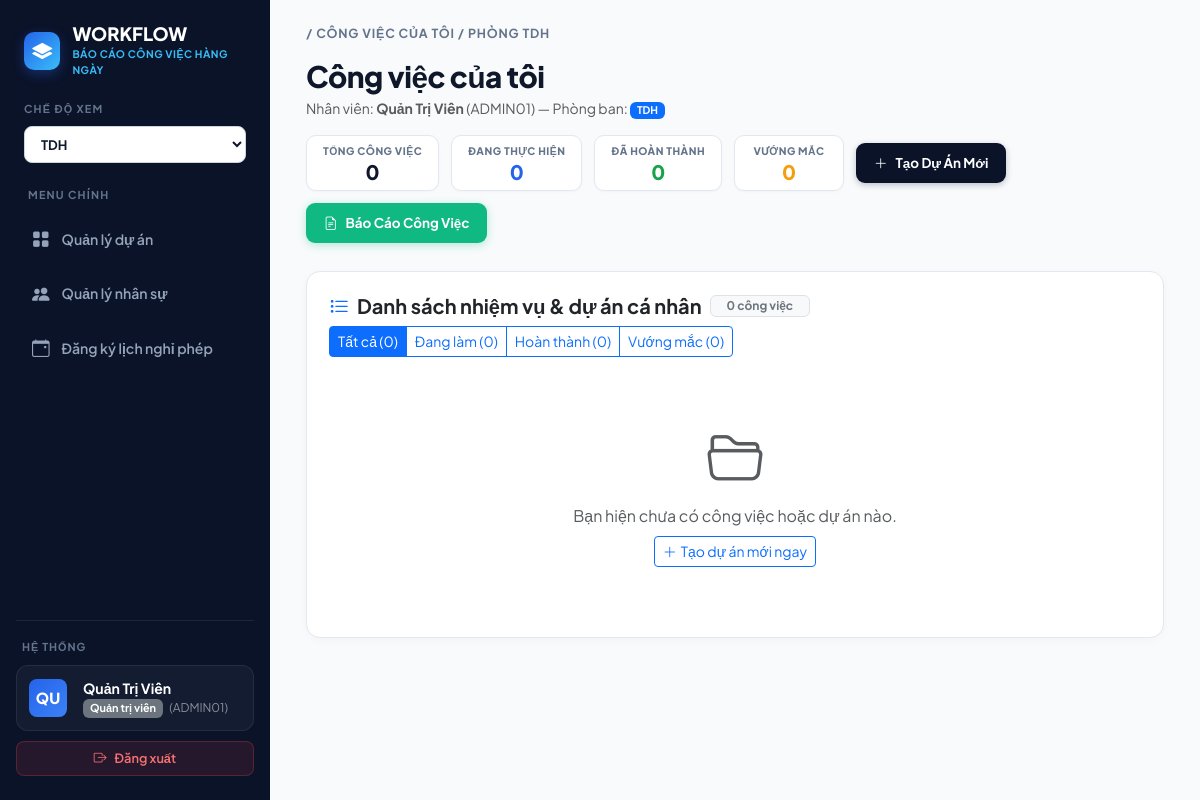
The app's page /user/tasks (signed in) with its own data.
### app.py (models this page shows)
class Employee(db.Model):
    __tablename__ = 'employee'
    id = db.Column(db.Integer, primary_key=True)
    employee_code = db.Column(db.String(50), unique=True, nullable=False)
    full_name = db.Column(db.String(100), nullable=False)
    email = db.Column(db.String(100))
    phone = db.Column(db.String(20))
    emergency_phone = db.Column(db.String(50))
    position = db.Column(db.String(100))
    department = db.Column(db.String(50), nullable=False, default='TDH')  # 'TDH', 'A11A', 'LENS'
    role = db.Column(db.String(20), nullable=False, default='user')        # 'admin' hoặc 'user'
    password_hash = db.Column(db.String(200), nullable=False)
    start_date = db.Column(db.Date)
    status = db.Column(db.String(50), default='active')                    # 'active' hoặc 'inactive'

### app.py (the view)
@app.route('/user/tasks')
def user_tasks():
    emp_code = session.get('employee_code')
    if not emp_code:
        flash('Vui lòng đăng nhập trước khi tiếp tục.', 'warning')
        return redirect(url_for('login'))
    user = Employee.query.filter_by(employee_code=emp_code).first()
    if not user:
        session.clear()
        return redirect(url_for('login'))
    is_admin = (session.get('role') == 'admin')
    tasks = Task.query.filter_by(employee_code=emp_code).order_by(Task.id.desc()).all()
    total_tasks = len(tasks)
    in_progress_tasks = sum(1 for t in tasks if t.status == 'Đang thực hiện')
    completed_tasks = sum(1 for t in tasks if t.status == 'Đã hoàn thành')
    stuck_tasks = sum(1 for t in tasks if t.status in ['Vướng mắc', 'Chưa hoàn thành'])
    today_date = date.today()
    reports = Report.query.filter(
        Report.employee_code == emp_code,
        Report.report_date == today_date
    ).order_by(Report.id.desc()).all()
    for r in reports:
        r.can_edit = True
    initials = get_initials(user.full_name)
    today_str = datetime.now().strftime('%Y-%m-%d')
    dept_notice = None
    show_notice = False
    if user.department in ['A11A', 'LENS']:
        dept_notice = DepartmentNotice.query.filter_by(department=user.department, is_active=True).first()
        if dept_notice and dept_notice.is_active and dept_notice.content:
            if not session.get('notice_seen'):
                show_notice = True
                session['notice_seen'] = True
    return render_template(
        'user_tasks.html',
        user=user,
        tasks=tasks,
        total_tasks=total_tasks,
        in_progress_tasks=in_progress_tasks,
        completed_tasks=completed_tasks,
        stuck_tasks=stuck_tasks,
        reports=reports,
        dept_notice=dept_notice,
        show_notice=show_notice,
        initials=initials,
        today_str=today_str,
        is_admin=is_admin,
        active_page='user_tasks'
    )

### templates/user_tasks.html (shortened to what this page needs)
<!DOCTYPE html>
<html lang="vi">
<head>
    <link href="https://cdn.jsdelivr.net/npm/bootstrap@5.3.0/dist/css/bootstrap.min.css" rel="stylesheet">
    <link rel="stylesheet" href="https://cdn.jsdelivr.net/npm/bootstrap-icons@1.11.3/font/bootstrap-icons.min.css">
</head>
<body>
    {% if session.get('role') == 'admin' or user.role == 'admin' %}
        {% include 'sidebar_admin.html' %}
    {% else %}
        {% include 'sidebar_user.html' %}
    {% endif %}
    <main class="main-wrapper">
        <div class="breadcrumb-tag">/ CÔNG VIỆC CỦA TÔI / PHÒNG {{ user.department }}</div>
        <div class="top-action-bar">
            <div>
                <h1 class="page-title">Công việc của tôi</h1>
                <div class="text-muted small mt-1">
                    Nhân viên: <strong>{{ user.full_name }}</strong> ({{ user.employee_code }}) — Phòng ban: <span class="badge bg-primary">{{ user.department }}</span>
                </div>
            </div>
            <div class="stats-and-buttons">
                <div class="stat-card-mini">
                    <div class="stat-label">TỔNG CÔNG VIỆC</div>
                    <div class="stat-value stat-total">{{ total_tasks }}</div>
                </div>
                <div class="stat-card-mini">
                    <div class="stat-label">ĐANG THỰC HIỆN</div>
                    <div class="stat-value stat-progress">{{ in_progress_tasks }}</div>
                </div>
                <div class="stat-card-mini">
                    <div class="stat-label">ĐÃ HOÀN THÀNH</div>
                    <div class="stat-value stat-completed">{{ completed_tasks }}</div>
                </div>
                <div class="stat-card-mini">
                    <div class="stat-label">VƯỚNG MẮC</div>
                    <div class="stat-value stat-stuck">{{ stuck_tasks }}</div>
                </div>
                <button type="button" class="btn btn-create-project" data-bs-toggle="modal" data-bs-target="#createTaskModal">
                    <i class="bi bi-plus-lg"></i>
                    <span>Tạo Dự Án Mới</span>
                </button>
                <button type="button" class="btn btn-report-work" data-bs-toggle="modal" data-bs-target="#reportModal">
                    <i class="bi bi-file-earmark-text"></i>
                    <span>Báo Cáo Công Việc</span>
                </button>
            </div>
        </div>
        <div class="content-card">
            <div class="d-flex justify-content-between align-items-center mb-3 flex-wrap gap-2">
                <div class="d-flex align-items-center gap-2">
                    <h5 class="fw-bold mb-0 text-dark">
                        <i class="bi bi-list-task me-2 text-primary"></i>Danh sách nhiệm vụ & dự án cá nhân
                    </h5>
                    <span class="badge bg-light text-secondary border px-3 py-1 fw-bold">{{ tasks|length }} công việc</span>
                </div>
                <div class="btn-group btn-group-sm" role="group" id="taskFilterGroup">
                    <button type="button" class="btn btn-outline-primary active" onclick="filterUserTasks('all', this)">Tất cả ({{ total_tasks }})</button>
                    <button type="button" class="btn btn-outline-primary" onclick="filterUserTasks('Đang thực hiện', this)">Đang làm ({{ in_progress_tasks }})</button>
                    <button type="button" class="btn btn-outline-primary" onclick="filterUserTasks('Đã hoàn thành', this)">Hoàn thành ({{ completed_tasks }})</button>
                    <button type="button" class="btn btn-outline-primary" onclick="filterUserTasks('Vướng mắc', this)">Vướng mắc ({{ stuck_tasks }})</button>
                </div>
            </div>
            {% if tasks %}
            <div class="table-responsive">
                <table class="table table-hover align-middle mb-0">
                    <thead class="table-light">
                        <tr style="font-size: 0.78rem; text-transform: uppercase; color: #64748b;">
                            <th style="width: 50px;">STT</th>
                            <th>Tên công việc / Dự án</th>
                            <th>Mức độ</th>
                            <th>Hạn chót</th>
                            <th>Trạng thái</th>
                            <th>Mô tả</th>
                            <th class="text-end">Cập nhật</th>
                            <th class="text-center" style="width: 60px;">Xóa</th>
                        </tr>
                    </thead>
                    <tbody>
                        {% for task in tasks %}
                        <tr class="task-row" data-status="{{ task.status }}">
                            <td class="fw-bold text-muted">{{ loop.index }}</td>
                            <td>
                                <span class="fw-bold text-dark">{{ task.title }}</span>
                            </td>
                            <td>
                                {% if task.priority == 'Khẩn cấp' %}
                                <span class="badge bg-danger">Khẩn cấp</span>
                                {% elif task.priority == 'Quan trọng' %}
                                <span class="badge bg-warning text-dark">Quan trọng</span>
                                {% else %}
                                <span class="badge bg-secondary">Bình thường</span>
                                {% endif %}
                            </td>
                            <td class="text-muted" style="font-size: 0.88rem;">
                                {% if task.deadline %}
                                <i class="bi bi-calendar3 me-1"></i>{{ task.deadline.strftime('%d/%m/%Y') }}
                                {% else %}
                                <em>Không có</em>
                                {% endif %}
                            </td>
                            <td>
                                {% if task.status == 'Đã hoàn thành' %}
                                <span class="badge-status-completed"><i class="bi bi-check-circle-fill me-1"></i>Đã hoàn thành</span>
                                {% elif task.status == 'Vướng mắc' %}
                                <span class="badge-status-stuck"><i class="bi bi-exclamation-triangle-fill me-1"></i>Vướng mắc</span>
                                {% else %}
                                <span class="badge-status-progress"><i class="bi bi-arrow-repeat me-1"></i>Đang thực hiện</span>
                                {% endif %}
                            </td>
                            <td class="text-muted" style="font-size: 0.85rem; max-width: 240px;">
                                {{ task.description or '—' }}
                            </td>
                            <td class="text-end">
                                <div class="d-inline-flex gap-1 align-items-center">
                                    <form action="{{ url_for('user_update_task_status', id=task.id) }}" method="POST" class="m-0">
                                        <select name="status" class="form-select form-select-sm" style="width: 135px; font-size: 0.78rem;" onchange="this.form.submit()">
                                            <option value="Đang thực hiện" {% if task.status == 'Đang thực hiện' %}selected{% endif %}>Đang thực hiện</option>
                                            <option value="Đã hoàn thành" {% if task.status == 'Đã hoàn thành' %}selected{% endif %}>Đã hoàn thành</option>
                                            <option value="Vướng mắc" {% if task.status == 'Vướng mắc' %}selected{% endif %}>Vướng mắc</option>
                                        </select>
                                    </form>
                                    <button type="button" class="btn btn-sm btn-outline-secondary p-1 px-2" title="Chỉnh sửa chi tiết"
                                            onclick="openEditTaskModal({{ task.id }}, {{ task.title|tojson }}, {{ (task.deadline.strftime('%Y-%m-%d') if task.deadline else '')|tojson }}, {{ task.priority|tojson }}, {{ task.status|tojson }}, {{ (task.description or '')|tojson }})">
                                        <i class="bi bi-pencil-square"></i>
                                    </button>
                                </div>
                            </td>
                            <td class="text-center">
                                <form action="{{ url_for('user_delete_task', id=task.id) }}" method="POST" onsubmit="return confirm('Bạn có chắc chắn muốn xóa công việc này không?');" class="m-0">
                                    <button type="submit" class="btn btn-link text-danger p-0" title="Xóa công việc">
                                        <i class="bi bi-trash"></i>
                                    </button>
                                </form>
                            </td>
                        </tr>
                        {% endfor %}
                    </tbody>
                </table>
            </div>
            {% else %}
            <div class="text-center py-5">
                <i class="bi bi-folder2-open display-4 text-muted"></i>
                <p class="text-muted mt-3 mb-2">Bạn hiện chưa có công việc hoặc dự án nào.</p>
                <button class="btn btn-outline-primary btn-sm" data-bs-toggle="modal" data-bs-target="#createTaskModal">
                    <i class="bi bi-plus-lg me-1"></i>Tạo dự án mới ngay
                </button>
            </div>
            {% endif %}
        </div>
    </main>
</body>
</html>

### templates/sidebar_admin.html (shortened to what this page needs)
<aside class="sidebar">
    <div>
        <div class="brand-box">
            <div class="brand-icon">
                <i class="bi bi-layers-fill"></i>
            </div>
            <div>
                <div class="brand-title">WORKFLOW</div>
                <div class="brand-subtitle">BÁO CÁO CÔNG VIỆC HÀNG NGÀY</div>
            </div>
        </div>
        <div class="mode-container">
            <div class="mode-label">CHẾ ĐỘ XEM</div>
            <select class="mode-select" id="adminDeptSelector" onchange="switchAdminDept(this.value)">
                <option value="TDH" {% if selected_dept == 'TDH' %}selected{% endif %}>TDH</option>
            </select>
        </div>
        <div class="menu-label">MENU CHÍNH</div>
        <nav class="nav flex-column">
            {% set is_projects_active = (active_page == 'projects' or request.endpoint in ['admin_dashboard', 'admin_reports'] or request.path in ['/admin', '/projects', '/admin/reports']) %}
            <a href="{{ url_for('admin_dashboard') }}?dept={{ selected_dept or 'TDH' }}" class="nav-link-custom {{ 'active' if is_projects_active else '' }}">
                <i class="bi bi-grid-fill"></i>
                <span>Quản lý dự án</span>
            </a>
            {% set is_employees_active = (active_page == 'employees' or request.endpoint == 'admin_employees' or request.path.startswith('/admin/employees')) %}
            <a href="{{ url_for('admin_employees') }}?dept={{ selected_dept or 'TDH' }}" class="nav-link-custom {{ 'active' if is_employees_active else '' }}">
                <i class="bi bi-people-fill"></i>
                <span>Quản lý nhân sự</span>
            </a>
            {% set is_leave_active = (active_page == 'leave_calendar' or request.endpoint == 'leave_calendar' or request.path.startswith('/leave-calendar')) %}
            <a href="{{ url_for('leave_calendar') }}?dept={{ selected_dept or 'TDH' }}" class="nav-link-custom {{ 'active' if is_leave_active else '' }}">
                <i class="bi bi-calendar-event"></i>
                <span>Đăng ký lịch nghỉ phép</span>
            </a>
        </nav>
    </div>
    <div class="system-footer">
        <div class="system-label">HỆ THỐNG</div>
        <div class="user-card d-flex align-items-center gap-3">
            <div class="user-avatar">
                {{ admin_initials or (session.get('full_name', 'AD')[:2]|upper) }}
            </div>
            <div class="overflow-hidden">
                <div class="text-white fw-bold text-truncate" style="font-size: 0.88rem;">{{ session.get('full_name') or 'Quản Trị Viên' }}</div>
                <div class="text-muted text-truncate" style="font-size: 0.75rem;">
                    <span class="badge bg-secondary" style="font-size: 0.68rem;">Quản trị viên</span>
                    <span class="ms-1 text-white-50">({{ session.get('employee_code') or 'ADMIN01' }})</span>
                </div>
            </div>
        </div>
        <a href="{{ url_for('logout') }}" class="logout-btn">
            <i class="bi bi-box-arrow-right"></i>
            <span>Đăng xuất</span>
        </a>
    </div>
</aside>

### records on screen
Employee: full_name "Quản Trị Viên", employee_code "ADMIN01", department "TDH"

### other values on screen
{{ admin_initials or (session.get('full_name', 'AD')[:2]|upper) }} "QU"
{{ total_tasks }} "0"
{{ in_progress_tasks }} "0"
{{ completed_tasks }} "0"
{{ stuck_tasks }} "0"
{{ tasks|length }} "0"
